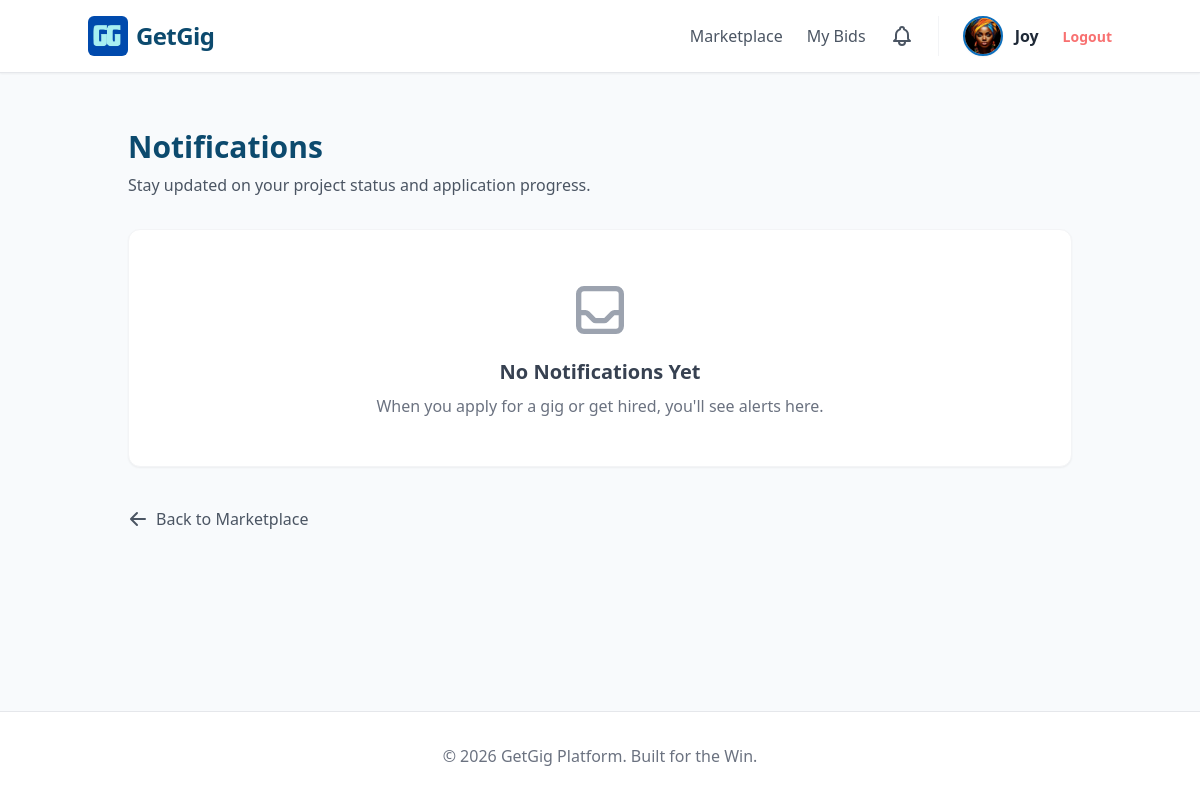
Page /users/notifications/ (signed in) on the committed database.
### users/models.py (models this page shows, shortened)
class CustomUser(AbstractUser):
    USER_TYPE_CHOICES = (
        ('client', 'Client'),
        ('freelancer', 'Freelancer'),
    )
    user_type = models.CharField(max_length=10, choices=USER_TYPE_CHOICES, default='freelancer')
    profile_image = models.ImageField(upload_to='profiles/', default='profiles/default.png')
    bio = models.TextField(blank=True)
    profile_image = models.ImageField(upload_to='profiles/', blank=True, null=True)
    company_name = models.CharField(max_length=100, blank=True)
    skills = models.CharField(max_length=255, blank=True)

### users/views.py (the view)
# urls.py: path('notifications/', views.notifications_view, name='notifications'),
@login_required
def notifications_view(request):
    notifications = request.user.notifications.all()
    notifications.update(is_read=True)
    return render(request, 'users/notifications.html', {'notifications': notifications})

### templates/users/notifications.html (shortened to what this page needs)
{% extends 'base.html' %}
{% block content %}
<div class="max-w-5xl mx-auto mt-8 px-4">
    <div class="mb-8">
        <h1 class="text-3xl font-bold text-[#0c4a6e]">Notifications</h1>
        <p class="text-gray-600 mt-2">Stay updated on your project status and application progress.</p>
    </div>
    <div class="space-y-4">
        {% if notifications %}
            {% for notification in notifications %}
                <div class="bg-white border border-gray-100 rounded-xl p-6 shadow-sm flex items-start justify-between transition hover:shadow-md">
                    <div class="flex items-start space-x-4">
                        <div class="bg-[#10b9811a] p-3 rounded-full">
                            <svg xmlns="http://www.w3.org/2000/svg" class="h-6 w-6 text-[#10b981]" fill="none" viewBox="0 0 24 24" stroke="currentColor">
                                <path stroke-linecap="round" stroke-linejoin="round" stroke-width="2" d="M15 17h5l-1.405-1.405A2.032 2.032 0 0118 14.158V11a6.002 6.002 0 00-4-5.659V5a2 2 0 10-4 0v.341C7.67 6.165 6 8.388 6 11v3.159c0 .538-.214 1.055-.595 1.436L4 17h5m6 0v1a3 3 0 11-6 0v-1m6 0H9" />
                            </svg>
                        </div>
                        <div>
                            <p class="text-gray-800 text-lg {% if not notification.is_read %}font-semibold{% else %}font-normal{% endif %}">
                                {{ notification.message }}
                            </p>
                            <p class="text-sm text-gray-500 mt-1">
                                {{ notification.created_at|timesince }} ago
                            </p>
                        </div>
                    </div>
                    {% if not notification.is_read %}
                        <span class="bg-[#10b981] h-2 w-2 rounded-full mt-2" title="New"></span>
                    {% endif %}
                </div>
            {% endfor %}
        {% else %}
            <div class="bg-white border border-gray-100 rounded-xl p-12 text-center shadow-sm">
                <div class="text-gray-400 mb-4 flex justify-center">
                </div>
                <h3 class="text-xl font-semibold text-gray-700">No Notifications Yet</h3>
                <p class="text-gray-500 mt-2">When you apply for a gig or get hired, you'll see alerts here.</p>
            </div>
        {% endif %}
    </div>
    <div class="mt-10 pb-12">
        <a href="{% url 'users:dashboard_redirect' %}" class="inline-flex items-center text-gray-600 hover:text-[#10b981] font-medium transition">
            <svg xmlns="http://www.w3.org/2000/svg" class="h-5 w-5 mr-2" viewBox="0 0 20 20" fill="currentColor">
                <path fill-rule="evenodd" d="M9.707 16.707a1 1 0 01-1.414 0l-6-6a1 1 0 010-1.414l6-6a1 1 0 011.414 1.414L5.414 9H17a1 1 0 110 2H5.414l4.293 4.293a1 1 0 010 1.414z" clip-rule="evenodd" />
            </svg>
            Back to Marketplace
        </a>
    </div>
</div>
{% endblock %}

### templates/base.html (shortened to what this page needs)
{% load static %}
{% load pwa %}
<!DOCTYPE html>
<html lang="en">
<head>
    <script src="https://cdn.tailwindcss.com"></script>
</head>
<body class="bg-slate-50 min-h-screen flex flex-col">
    <nav class="bg-white border-b border-gray-200 p-4 shadow-sm">
        <div class="container mx-auto flex justify-between items-center">
            <a href="/" class="flex items-center space-x-2">
                <img src="{% static 'images/logo.jpg' %}" alt="GetGig Logo" class="h-10 w-auto rounded-md">
                <span class="text-2xl font-bold text-[#0c4a6e] tracking-tight">GetGig</span>
            </a>
            <div class="flex items-center space-x-6 font-medium text-gray-600">
                {% if user.is_authenticated %}
                    {% if user.user_type == 'freelancer' %}
                        <a href="{% url 'projects:freelancer_dashboard' %}" class="hover:text-mint">Marketplace</a>
                        <a href="{% url 'projects:my_bids' %}" class="hover:text-mint">My Bids</a>
                    {% else %}
                        <a href="{% url 'projects:client_dashboard' %}" class="hover:text-mint">Dashboard</a>
                        <a href="{% url 'projects:create_project' %}" class="hover:text-ocean">Post Gig</a>
                    {% endif %}
                    <a href="{% url 'users:notifications' %}" class="text-gray-600 hover:text-blue-600 relative">
                    </a>
                    <a href="{% url 'users:edit_profile' %}" class="flex items-center space-x-3 group border-l pl-6 border-gray-100">
                        {% if user.profile_image %}
                            <img src="{{ user.profile_image.url }}" class="w-10 h-10 rounded-full object-cover border-2 border-[#0C6FBD] group-hover:border-mint transition shadow-sm">
                        {% else %}
                            <div class="w-10 h-10 rounded-full bg-[#0C6FBD] text-white flex items-center justify-center font-bold shadow-sm group-hover:bg-blue-700 transition">
                                {{ user.username|first|upper }}
                            </div>
                        {% endif %}
                        <span class="font-bold text-gray-800 hidden md:inline">{{ user.username }}</span>
                    </a>
                    <form action="{% url 'logout' %}" method="post" class="inline">
                        <button type="submit" class="text-sm font-bold text-red-400 hover:text-red-600 transition">Logout</button>
                    </form>
                {% else %}
                    <a href="{% url 'login' %}" class="hover:text-ocean">Login</a>
                    <a href="{% url 'users:register' %}" class="bg-[#0F52BA] hover:bg-blue-700 text-white px-6 py-2 rounded-lg transition shadow-md">
                        Get Started
                    </a>
                {% endif %}
            </div>
        </div>
    </nav>
    <div class="container mx-auto p-6 flex-grow">
        {% block content %}{% endblock %}
    </div>
    <footer class="bg-white border-t border-gray-200 p-8 text-center text-gray-500">
        &copy; 2026 GetGig Platform. Built for the Win.
    </footer>
</body>
</html>

### rows in the picture
CustomUser: profile_image (picture), username "Joy"
